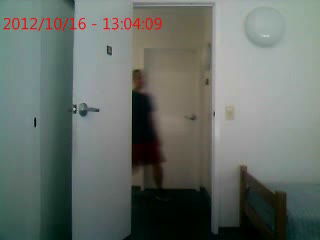
#> input picture frame 8 of au/au1/output.avi, 320 x 240 px, given in place of surveillance.mpg, which was not available
$ python a11.py
#> lines starting #> are read from the running program, lines starting #| are printed output that depends on the picture; pictures that were not available may be replaced by others from this repository, and a replacement may not be noted
import numpy as np
import cv2

# Video background subtraction

# Read video
cap = cv2.VideoCapture('surveillance.mpg')
# Define the codec and create VideoWriter object
ret, frame = cap.read()
#> frame is the input picture: shape (240, 320, 3); mean B, G, R 104.9, 110.4, 103
background = cv2.cvtColor(frame, cv2.COLOR_BGR2GRAY)
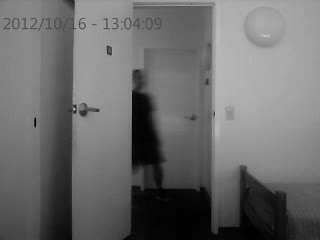
#> background: shape (240, 320); min 0, max 207, mean 107.5
alpha = 0.95
height, width, channels = frame.shape
#> height = 240; width = 320; channels = 3
out = cv2.VideoWriter("output.avi", cv2.VideoWriter_fourcc('M','J','P','G'), 30.0,(width, height),True)

while(cap.isOpened()):
	ret, frame = cap.read()
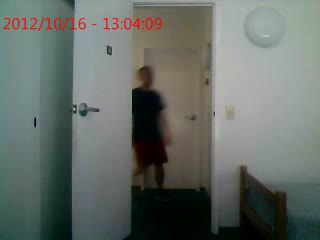
#> input picture frame 9 of au/au1/output.avi, 320 x 240 px, given in place of surveillance.mpg, which was not available
#> frame is the input picture: shape (240, 320, 3); mean B, G, R 103.9, 108.7, 102
	if ret==True:
		frame_gray = cv2.cvtColor(frame, cv2.COLOR_BGR2GRAY)
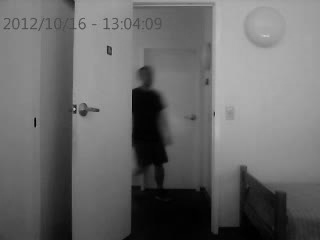
#> frame_gray: shape (240, 320); min 0, max 205, mean 106.1
		background = cv2.addWeighted(background,alpha,frame_gray,1-alpha,0)

		height, width = frame_gray.shape
		diffImg = np.zeros((height,width), np.uint8)
		cv2.absdiff(frame_gray,background,diffImg)

		ret1,thresh1 = cv2.threshold(diffImg,80,255,cv2.THRESH_BINARY)
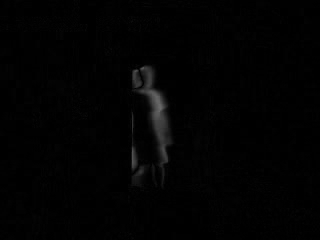
#> diffImg: shape (240, 320); min 0, max 107, mean 2.4

		if np.sum(thresh1) > 0:
			out.write(frame)

		#cv2.imshow('frame',diffImg)
		cv2.imshow('frame',frame)
		if cv2.waitKey(24) & 0xFF == ord('q'):
#> (key q is pressed here)
			break
	else:
		break

cap.release()
out.release()
cv2.destroyAllWindows()

$ run again, starting later in the video
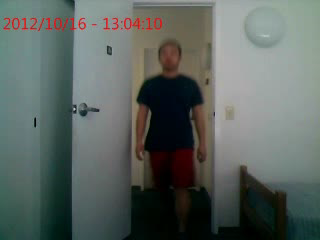
#> input picture frame 39 of au/au1/output.avi, 320 x 240 px, given in place of surveillance.mpg, which was not available
#> frame is the input picture: shape (240, 320, 3); mean B, G, R 96.1, 100.5, 92.1
#> `background = cv2.cvtColor(frame, cv2.COLOR_BGR2GRAY)`:
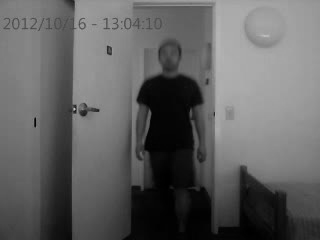
#> background: shape (240, 320); min 0, max 192, mean 97.4
#> `ret1,thresh1 = cv2.threshold(diffImg,80,255,cv2.THRESH_BINARY)`:
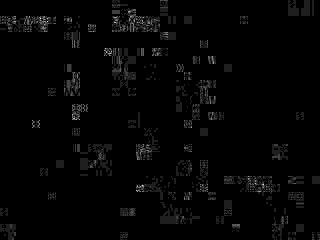
#> diffImg: shape (240, 320); min 0, max 8, mean 0.158; drawn with min black and max white

$ run again, starting later in the video
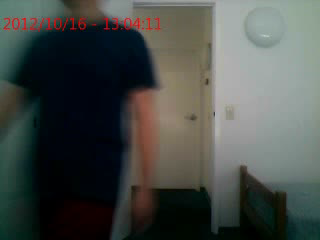
#> input picture frame 70 of au/au1/output.avi, 320 x 240 px, given in place of surveillance.mpg, which was not available
#> frame is the input picture: shape (240, 320, 3); mean B, G, R 72.6, 76.5, 71.8
#> `background = cv2.cvtColor(frame, cv2.COLOR_BGR2GRAY)`:
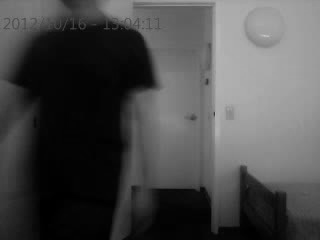
#> background: shape (240, 320); min 0, max 199, mean 74.6
#> `ret1,thresh1 = cv2.threshold(diffImg,80,255,cv2.THRESH_BINARY)`:
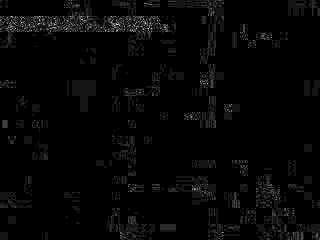
#> diffImg: shape (240, 320); min 0, max 12, mean 0.292; drawn with min black and max white
